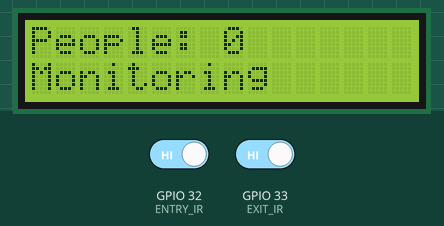
Recording of a sketch running on a simulated ESP32. Parts: 16×2 character LCD. Inputs (shaded band) come from the test bench; at power-on: GPIO 32 (ENTRY_IR) HIGH, GPIO 33 (EXIT_IR) HIGH. What the sketch prints to the serial monitor is not drawn.

Above: at 1.2 s.
1.3 s: GPIO 32 (ENTRY_IR) driven LOW
At 2.5 s:
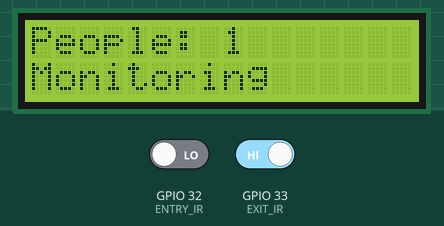
2.8 s: GPIO 33 (EXIT_IR) driven LOW
Timing chart, 0 to 5.8 s (numbered marks = the images above; inputs shaded):
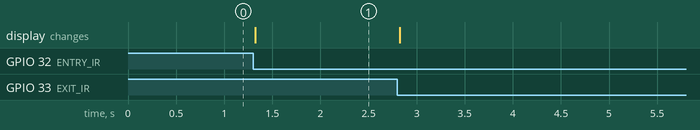

The sketch:

EntryExitCount.ino
```cpp
#include <Wire.h>
#include <LiquidCrystal_I2C.h>

#define ENTRY_IR 32
#define EXIT_IR 33

LiquidCrystal_I2C lcd(0x27, 16, 2);

int occupancy = 0;

int lastEntryState = HIGH;
int lastExitState = HIGH;

unsigned long lastEntryTime = 0;
unsigned long lastExitTime = 0;

const unsigned long cooldown = 1000; // 1 second

void setup()
{
  Serial.begin(115200);

  pinMode(ENTRY_IR, INPUT);
  pinMode(EXIT_IR, INPUT);

  lcd.init();
  lcd.backlight();

  updateLCD();
}

void loop()
{
  int entryState = digitalRead(ENTRY_IR);
  int exitState = digitalRead(EXIT_IR);

  // ENTRY
  if (lastEntryState == HIGH &&
      entryState == LOW &&
      millis() - lastEntryTime > cooldown)
  {
    occupancy++;

    lastEntryTime = millis();

    Serial.print("ENTRY -> ");
    Serial.println(occupancy);

    updateLCD();
  }

  // EXIT
  if (lastExitState == HIGH &&
      exitState == LOW &&
      millis() - lastExitTime > cooldown)
  {
    occupancy--;

    if (occupancy < 0)
      occupancy = 0;

    lastExitTime = millis();

    Serial.print("EXIT -> ");
    Serial.println(occupancy);

    updateLCD();
  }

  lastEntryState = entryState;
  lastExitState = exitState;
}

void updateLCD()
{
  lcd.clear();

  lcd.setCursor(0, 0);
  lcd.print("People: ");
  lcd.print(occupancy);

  lcd.setCursor(0, 1);
  lcd.print("Monitoring");
}
```

Measured:
- after the input at 1.3 s, the display: changes at once (image 1)
